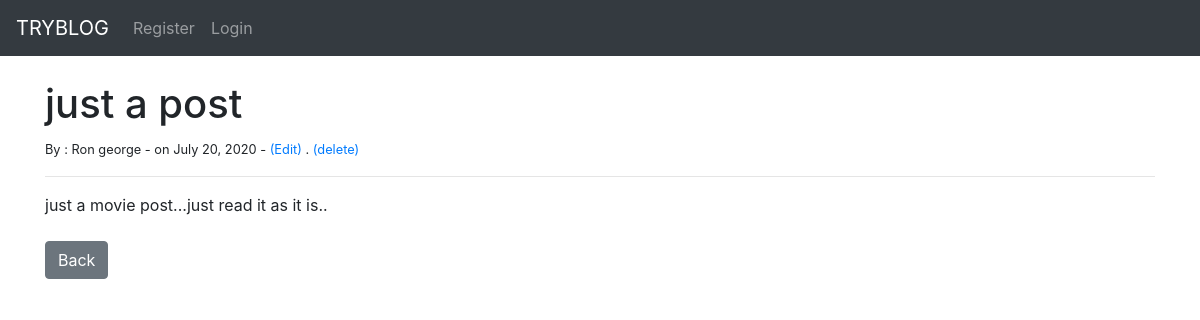
The app's page /article/9 with its own data.
### myblog/models.py (models this page shows, shortened)
class Post(models.Model):
    title = models.CharField(max_length=255)
    title_tag = models.CharField(max_length=255)
    author = models.ForeignKey(User, on_delete=models.CASCADE)
    body = models.TextField()
    post_date = models.DateField(auto_now_add=True)
    category = models.CharField(max_length=255,default='coding')

### myblog/views.py (the view)
# urls.py: path('article/<int:pk>',ArticleView.as_view(),name="article-details"),
class ArticleView(DetailView):
    model = Post
    template_name = 'article_details.html'

### myblog/templates/article_details.html (shortened to what this page needs)
{% extends 'base.html'%}
{% block content %}
<h1>{{ post.title }}</h1>
<small> By : {{post.author.first_name}} {{post.author.last_name}} - on {{ post.post_date }} -
    <a href="{% url 'update_post' post.pk %}">(Edit)</a> .
        <a href="{% url 'delete_post' post.pk %}">(delete)</a></small><br/>
<hr>
{{post.body|safe}}
<br/><br/>
<a href="{% url 'home' %}" class="btn btn-secondary">Back</a>
{% endblock %}

### records on screen
Post: title "just a post", author.first_name "Ron", author.last_name "george", post_date "July 20, 2020", body "just a movie post...just read it as it is.."
